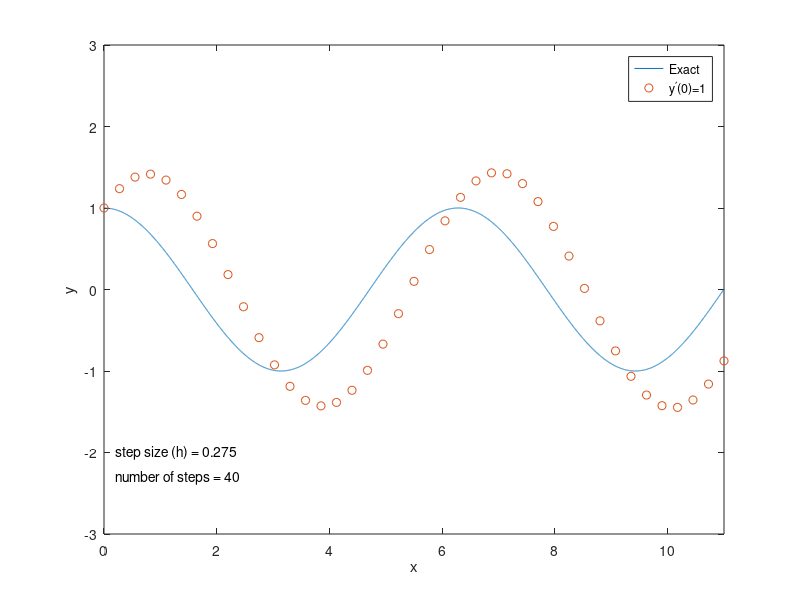
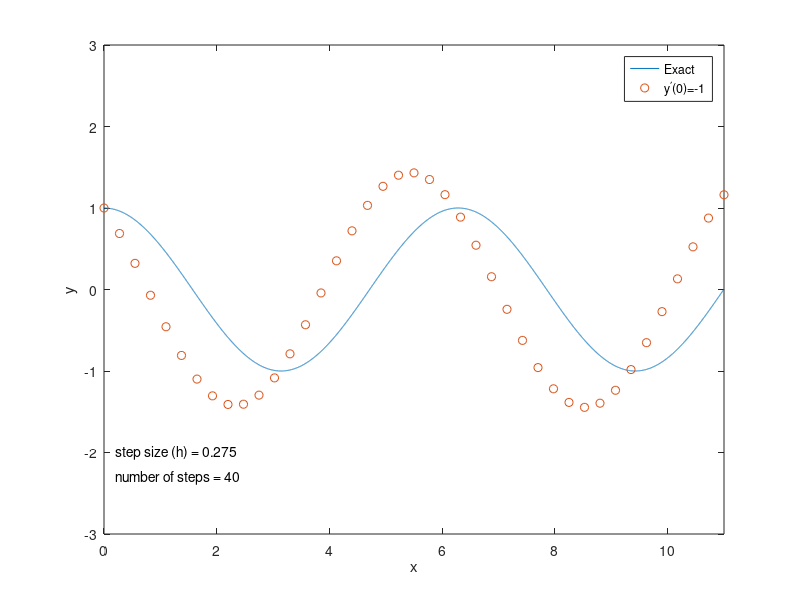
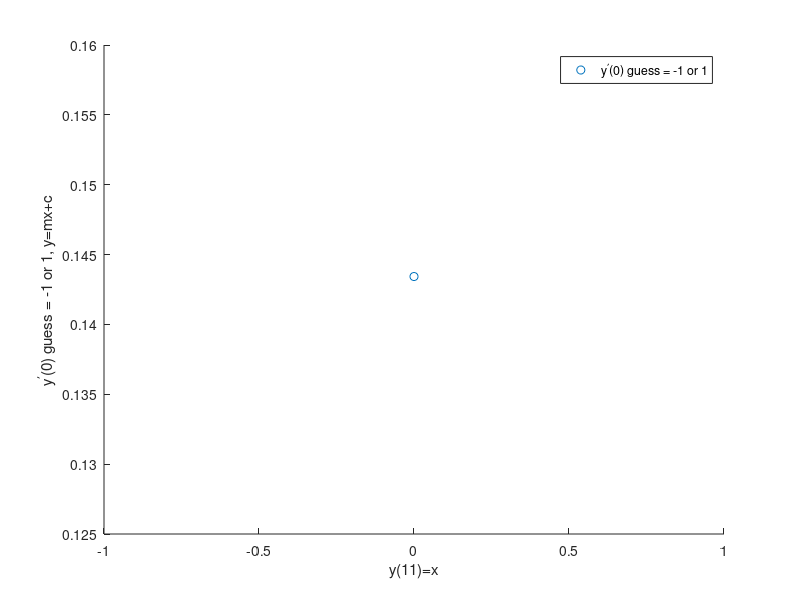
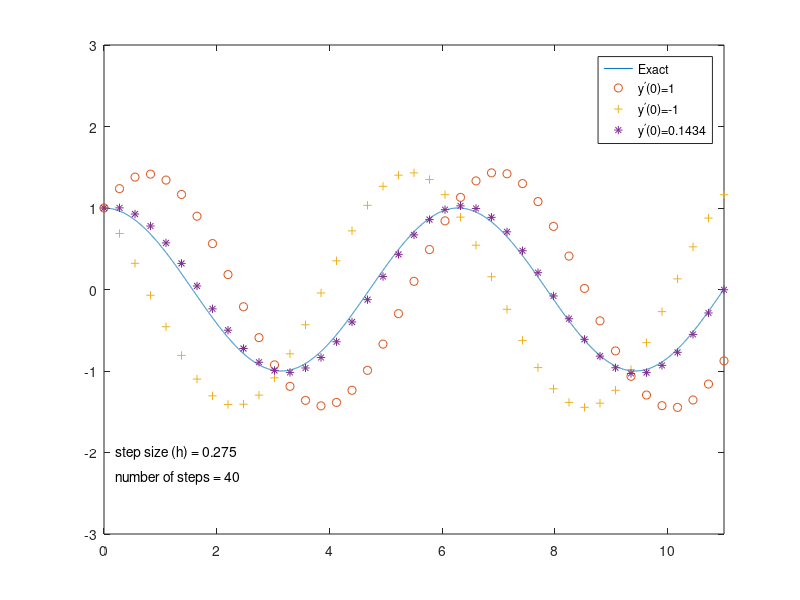

These charts were generated, in order, by the following MATLAB code:
clear all;
close all;
clc;

% Start and end points 
x_start=0.0;
x_end=11.0;

% The analytic solution to compare numerical results
xx=[x_start:0.001:x_end]';
fn=cos(xx);

% Let's work with a fixed number of steps, 40 is good.
numSteps=40;
    
% Calculate our step size
h=(x_end-x_start)/numSteps;
    
% The x points for us to evaluate at
x=[x_start:h:x_end]';

%%%%%%%%%%%%%%%%%%%%%%%%%%%%%%%%%%%%%%%%%%%%%%%%%%%%%%%%%%%%%%%%%%%%%%%%%%
% 
% Now we make two guesses dy(0)/dx = 1 and -1
%
%%%%%%%%%%%%%%%%%%%%%%%%%%%%%%%%%%%%%%%%%%%%%%%%%%%%%%%%%%%%%%%%%%%%%%%%%%

% First Guess...

% Size our vectors
y1_pc=x;
dydx1_pc=x;
   
% Initial Value y(0)=1
y1_pc(1)=1;

% Initial guess dy(0)/dx = 1
dydx1_pc=1;
  
% Now perform predictor corrector
for i=1:(length(x)-1)
    ypred=y1_pc(i)+h*dydx1_pc(i);
    dydxpred=dydx1_pc(i)-h*y1_pc(i);
    y1_pc(i+1)=y1_pc(i)+(h/2.0)*(dydx1_pc(i)+dydxpred);
    dydx1_pc(i+1)=dydx1_pc(i)-(h/2.0)*(y1_pc(i)+ypred);
end

% Plot our results for the first guess
figure;
plot(xx,fn);
hold on
plot(x,y1_pc,'o');
hold on
  
legend('Exact','y^{\prime}(0)=1');
xlabel('x');
ylabel('y');
axis([x_start x_end -3 3]);
txt = ['step size (h) = ' num2str(h)'.'];
text(0.2,-2.0,txt);
txt = ['number of steps = ' num2str(numSteps)'.'];
text(0.2,-2.3,txt);

% Second Guess...

% Size our vectors
y2_pc=x;
dydx2_pc=x;
   
% Initial Value y(0)=1
y2_pc(1)=1;

% Next guess dy(0)/dx = -1
dydx2_pc=-1;
  
% Now perform predictor corrector
for i=1:(length(x)-1)
    ypred=y2_pc(i)+h*dydx2_pc(i);
    dydxpred=dydx2_pc(i)-h*y2_pc(i);
    y2_pc(i+1)=y2_pc(i)+(h/2.0)*(dydx2_pc(i)+dydxpred);
    dydx2_pc(i+1)=dydx2_pc(i)-(h/2.0)*(y2_pc(i)+ypred);
end
 
% Plot our results for the second guess
figure;
plot(xx,fn);
hold on
plot(x,y2_pc,'o');
hold on
  
legend('Exact','y^{\prime}(0)=-1');
xlabel('x');
ylabel('y');
axis([x_start x_end -3 3]);
txt = ['step size (h) = ' num2str(h)'.'];
text(0.2,-2.0,txt);
txt = ['number of steps = ' num2str(numSteps)'.'];
text(0.2,-2.3,txt);

%%%%%%%%%%%%%%%%%%%%%%%%%%%%%%%%%%%%%%%%%%%%%%%%%%%%%%%%%%%%%%%%%%%%%%%%%%
% 
% Use our two guesses to interpolate a value for dy(0)/dx
% 
% ??? HOW ???
%
% 1. I know that y(11)=0 for the correct value of dy(0)/dx
%       -> It's one of my boundary conditions.
%
% 2. I know when dy(0)/dx =  1, y(11) = a
% 3. I know when dy(0)/dx = -1, y(11) = b
%
% 4. Now, "plot" y(11) values vs dy(0)/dx values, 
%       draw a straight line between them.
%
% 5. We know y(11)=0 for the correct value of dy(0)/dx
%       -> Read off the "correct" value of dy(0)/dx, where y(11) = 0
%
%%%%%%%%%%%%%%%%%%%%%%%%%%%%%%%%%%%%%%%%%%%%%%%%%%%%%%%%%%%%%%%%%%%%%%%%%%

% Create the plot
figure;
ylabel('y^{\prime}(0) guess = {-1 or 1}, y=mx+c');
xlabel('y(11)=x');
hold on
   
% Find "correct" value of dy(0)/dx, where y(11) = 0
grad=(y1_pc(i+1) - y2_pc(i+1))/(dydx1_pc(1)-dydx2_pc(1));
const=y1_pc(i+1)-dydx1_pc(1)*grad;

% Plot the result
plot([0],[const],'o');
legend('y^{\prime}(0) guess = {-1 or 1}','Interpolated value for y^{\prime}(0)');
   
% Use the "correct/estimate" value of dy(0)/dx and perform PC again...

ye_pc=x;
dydxe_pc=x;
 
ye_pc(1)=1;
dydxe_pc=const;

for i=1:(length(x)-1)
    ypred=ye_pc(i)+h*dydxe_pc(i);
    ydpred=dydxe_pc(i)-h*ye_pc(i);
    ye_pc(i+1)=ye_pc(i)+(h/2.0)*(dydxe_pc(i)+ydpred);
    dydxe_pc(i+1)=dydxe_pc(i)-(h/2.0)*(ye_pc(i)+ypred);
end
   
% Finally plot all three solutions to compare
figure;
plot(xx,fn);
hold on
plot(x,y1_pc,'o');
hold on
plot(x,y2_pc,'+');
hold on
plot(x,ye_pc,'*');
  
legend('Exact','y^{\prime}(0)=1','y^{\prime}(0)=-1','y^{\prime}(0)=0.1434');
axis([x_start x_end -3 3]);
txt = ['step size (h) = ' num2str(h)'.'];
text(0.2,-2.0,txt);
txt = ['number of steps = ' num2str(numSteps)'.'];
text(0.2,-2.3,txt);
    
drawnow;